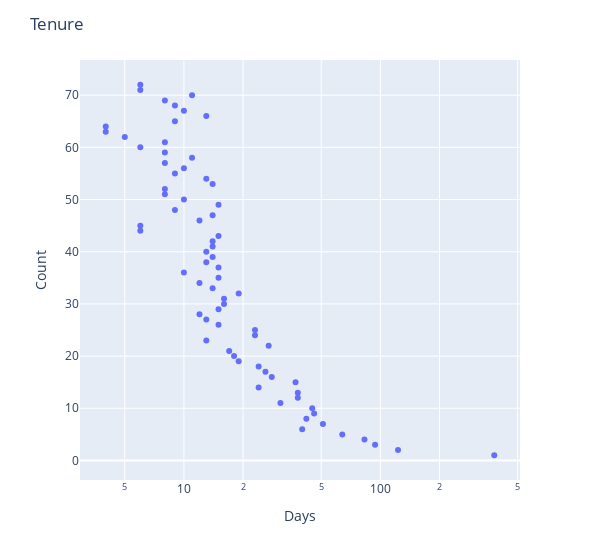

The notebook cell this image was saved under:
### Code cell
X = pd.DataFrame(churn_yes['tenure'].value_counts().reset_index())
# Plotting
fig = px.scatter(X, x="tenure",y='index',log_x=True, width=600)
fig.update_layout(title='Tenure')
fig.update_xaxes(title='Days')
fig.update_yaxes(title='Count')
fig.show()

### Figure 1 — Plotly figure (JSON) as saved in the notebook; plotly's stock layout.template omitted (floating-point values rounded to 4 significant figures)
{"data": [{"hovertemplate": "tenure=%{x}<br>index=%{y}<extra></extra>", "legendgroup": "", "marker": {"color": "#636efa", "symbol": "circle"}, "mode": "markers", "name": "", "orientation": "v", "showlegend": false, "type": "scatter", "x": [380, 123, 94, 83, 64, 51, 46, 45, 42, 40, 38, 38, 37, 31, 28, 27, 26, 24, 24, 23, 23, 19, 19, 18, 17, 16, 16, 15, 15, 15, 15, 15, 15, 14, 14, 14, 14, 14, 14, 13, 13, 13, 13, 13, 13, 12, 12, 12, 11, 11, 10, 10, 10, 10, 9, 9, 9, 9, 8, 8, 8, 8, 8, 8, 6, 6, 6, 6, 6, 5, 4, 4], "xaxis": "x", "y": [1, 2, 3, 4, 5, 7, 9, 10, 8, 6, 13, 12, 15, 11, 16, 22, 17, 18, 14, 24, 25, 32, 19, 20, 21, 30, 31, 26, 35, 29, 43, 49, 37, 39, 53, 41, 42, 33, 47, 23, 38, 54, 66, 27, 40, 46, 34, 28, 70, 58, 56, 67, 50, 36, 55, 65, 48, 68, 51, 57, 52, 59, 61, 69, 71, 44, 45, 60, 72, 62, 64, 63], "yaxis": "y"}], "layout": {"legend": {"tracegroupgap": 0}, "margin": {"t": 60}, "title": {"text": "Tenure"}, "width": 600, "xaxis": {"anchor": "y", "domain": [0, 1], "title": {"text": "Days"}, "type": "log"}, "yaxis": {"anchor": "x", "domain": [0, 1], "title": {"text": "Count"}}}}
